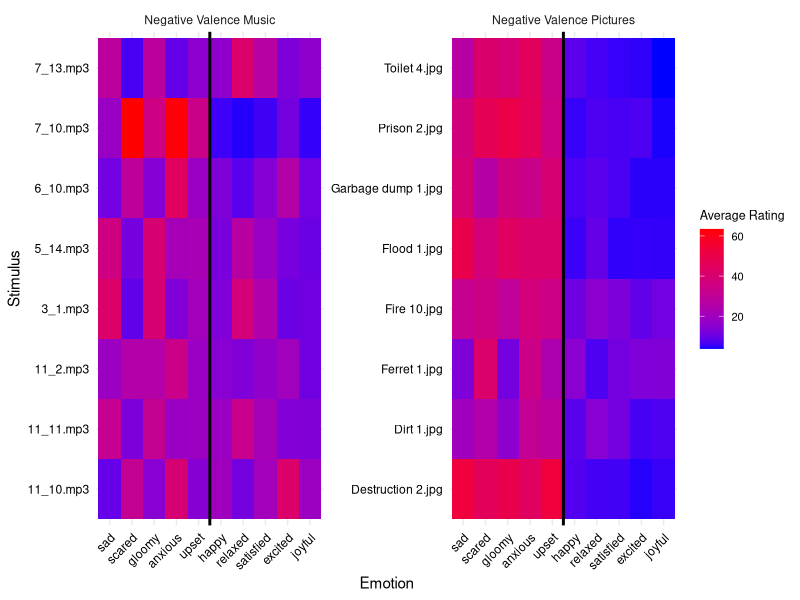
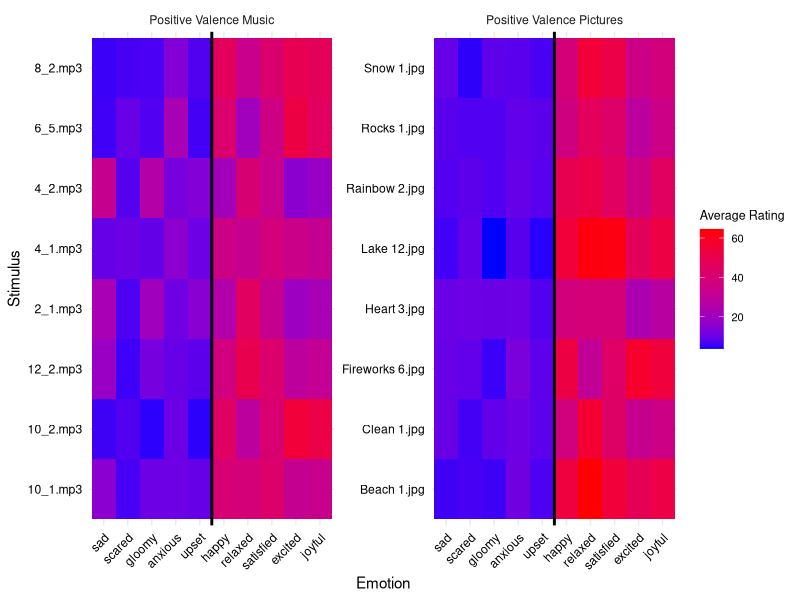
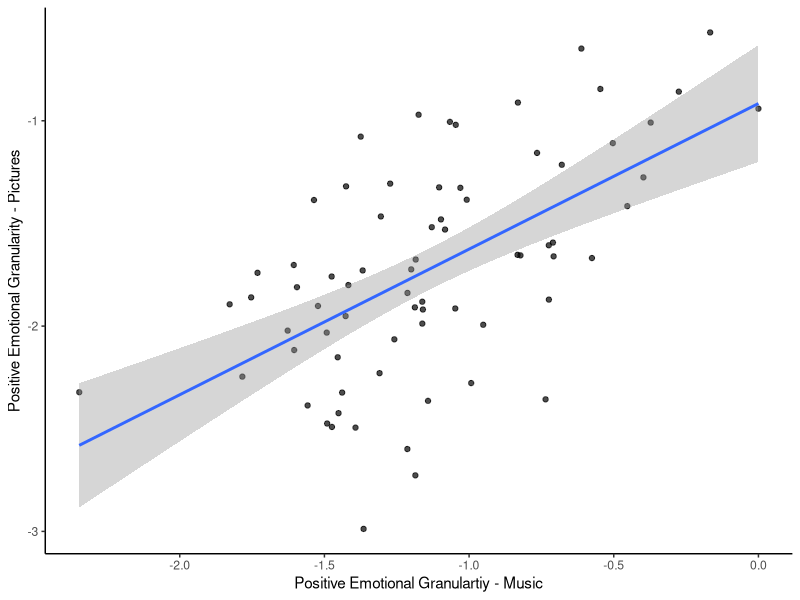
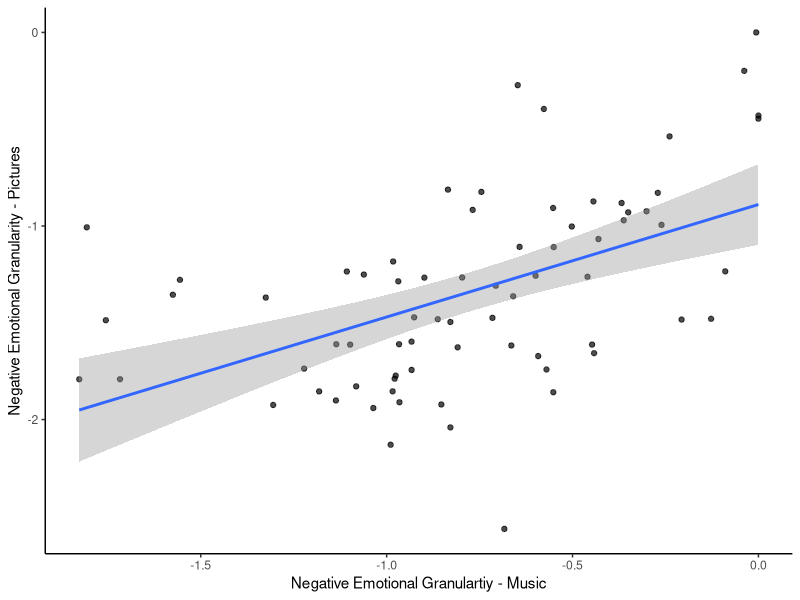
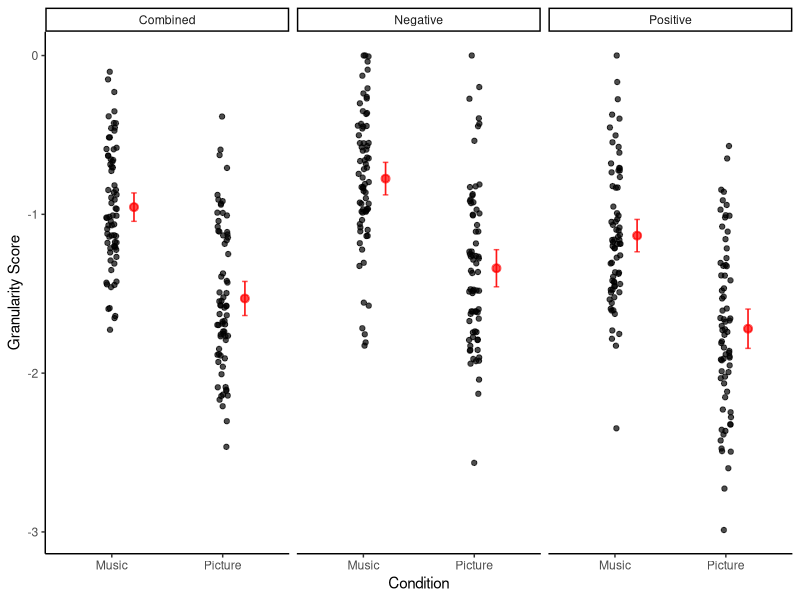
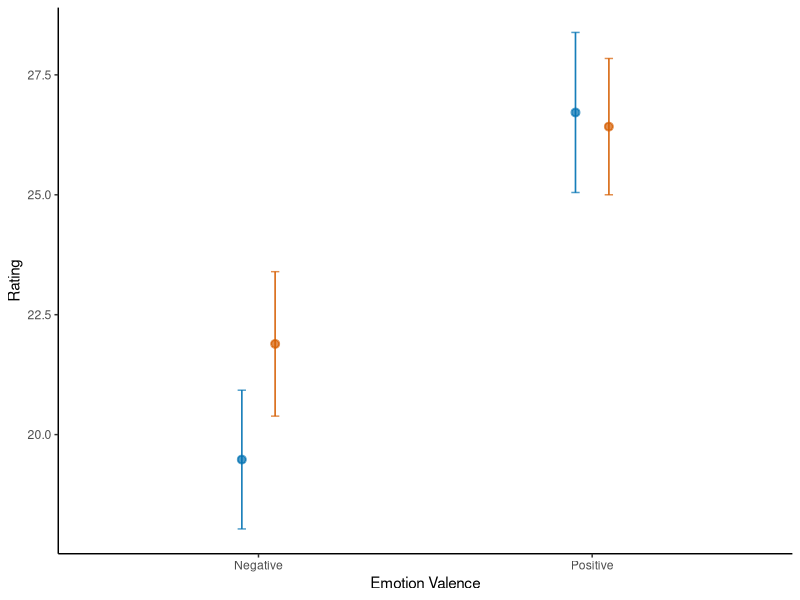
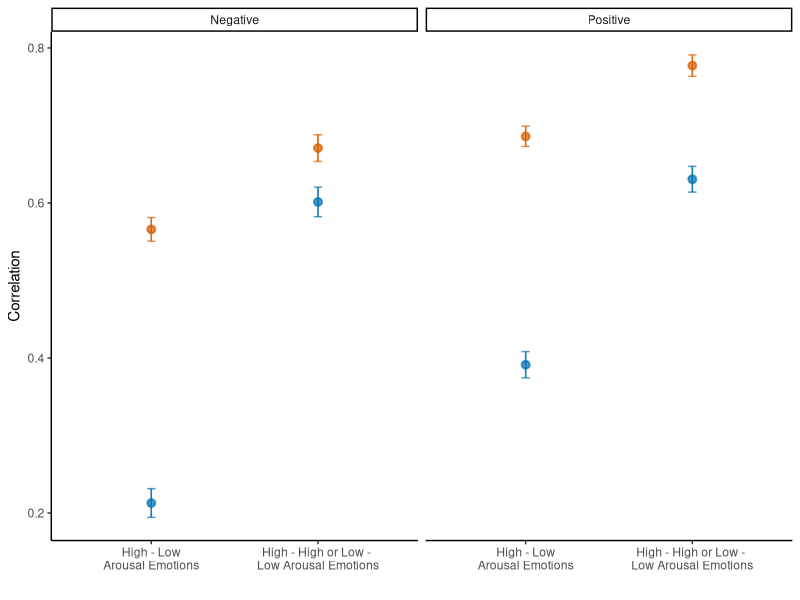
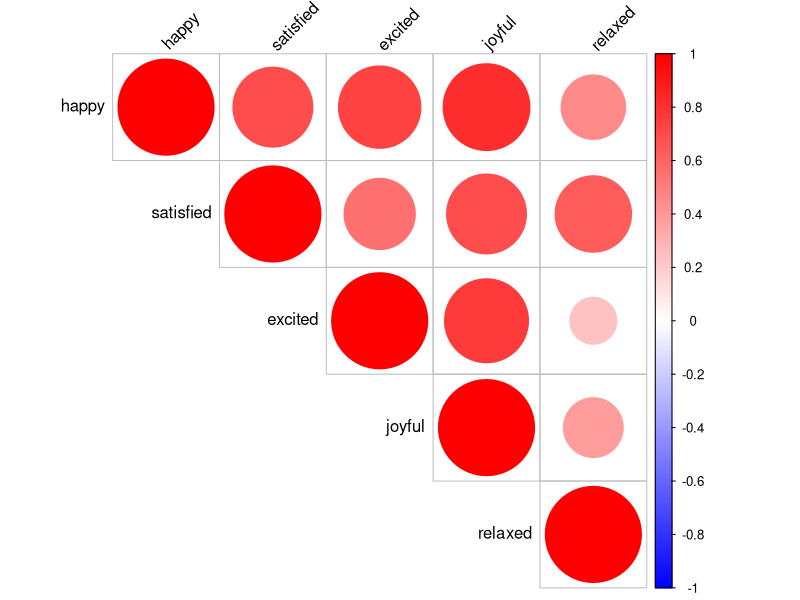

These figures' R source, in order:
## ---- chunk 1
library(lmerTest)
library(tidyverse)
library(corrplot)
## ---- chunk 2
granularity_scores <- read.csv(file='../data/study1_granularityscores.csv')

pos_ratings <- read.csv(file='../data/study1_positiveratings.csv')

neg_ratings <- read.csv(file='../data/study1_negativeratings.csv')
## ---- chunk 3
averages_pos <- pos_ratings %>%
  pivot_longer(happy:relaxed, names_to = "Emotion", values_to = "Response") %>%
  group_by(stim, condition, Emotion) %>%
  summarise(
     `Average Rating` = mean(Response, na.rm = TRUE)
    )

averages_neg <- neg_ratings %>%
  pivot_longer(gloomy:upset, names_to = "Emotion", values_to = "Response") %>%
  group_by(stim, condition,Emotion) %>%
  summarise(
    `Average Rating` = mean(Response, na.rm = TRUE)
    )

# Positive and Negative picture and music lists
pos_pic <- c("Beach 1.jpg", "Fireworks 6.jpg", "Lake 12.jpg", "Rainbow 2.jpg", "Clean 1.jpg", "Heart 3.jpg", "Rocks 1.jpg", "Snow 1.jpg")
neg_pic <- c("Dirt 1.jpg", "Ferret 1.jpg", "Fire 10.jpg", "Flood 1.jpg", "Destruction 2.jpg", "Garbage dump 1.jpg", "Prison 2.jpg", "Toilet 4.jpg")

pos_music <- c("2_1.mp3", "4_1.mp3", "4_2.mp3", "6_5.mp3", "8_2.mp3", "10_1.mp3", "10_2.mp3", "12_2.mp3")
neg_music <- c("3_1.mp3", "5_14.mp3", "6_10.mp3", "7_10.mp3", "7_13.mp3", "11_2.mp3", "11_10.mp3", "11_11.mp3")

# Apply the filter function
# Create a function to filter data by positive or negative images/music
filter_by_type <- function(data, type_list, column_name) {
  data %>%
    filter(!!sym(column_name) %in% type_list)
}
averages_master <- rbind(averages_pos,averages_neg)
pos_pic_data <- filter_by_type(averages_master, pos_pic, "stim")
neg_pic_data <- filter_by_type(averages_master, neg_pic, "stim")

pos_music_data <- filter_by_type(averages_master, pos_music, "stim")
neg_music_data <- filter_by_type(averages_master, neg_music, "stim")

neg_averages <- rbind(neg_pic_data,neg_music_data)

neg_averages$Emotion <- factor(neg_averages$Emotion, levels = c("sad", "scared", "gloomy", "anxious", "upset", "happy", "relaxed", "satisfied", "excited", "joyful"))

neg_averages %>%
  mutate(condition = recode(condition, music = "Negative Valence Music", pic = "Negative Valence Pictures")) %>%
  ggplot(aes(x = Emotion, y = stim, fill = `Average Rating`)) +
    geom_tile() +
    #ggtitle(paste("Average Responses by Emotion and Stimulus for", group_name)) +
    xlab("Emotion") +
    ylab("Stimulus") +
    scale_fill_gradient(low = "blue", high = "red") +  # Adjust color scheme as needed
    theme_minimal() +
    theme(axis.text.x = element_text(angle = 45, hjust = 1, color = "black"), axis.text.y = element_text(color = "black"), plot.background = element_rect(fill = "white", color = NA),  # Set plot background to white
        panel.background = element_rect(fill = "white", color = NA),legend.title = element_text(size = 9), 
               legend.text = element_text(size = 8)) +
  facet_wrap(~condition, scales = "free") +
  geom_vline(xintercept=5.5, color="black", linetype="solid", size=1)

pos_averages <- rbind(pos_pic_data,pos_music_data)

pos_averages$Emotion <- factor(pos_averages$Emotion, levels = c("sad", "scared", "gloomy", "anxious", "upset", "happy", "relaxed", "satisfied", "excited", "joyful"))

pos_averages %>%
  mutate(condition = recode(condition, music = "Positive Valence Music", pic = "Positive Valence Pictures")) %>%
  ggplot(aes(x = Emotion, y = stim, fill = `Average Rating`)) +
    geom_tile() +
    #ggtitle(paste("Average Responses by Emotion and Stimulus for", group_name)) +
    xlab("Emotion") +
    ylab("Stimulus") +
    scale_fill_gradient(low = "blue", high = "red") +  # Adjust color scheme as needed
    theme_minimal() +
    theme(axis.text.x = element_text(angle = 45, hjust = 1, color = "black"), axis.text.y = element_text(color = "black"), plot.background = element_rect(fill = "white", color = NA),  # Set plot background to white
        panel.background = element_rect(fill = "white", color = NA),legend.title = element_text(size = 9), 
               legend.text = element_text(size = 8)) +
  facet_wrap(~condition, scales = "free") +
  geom_vline(xintercept=5.5, color="black", linetype="solid", size=1)
## ---- chunk 4
#pos - music
pos_ratings_music <- pos_ratings %>%
  subset(condition=="music")

# Select only the numeric columns for the correlation matrix
matrix_columns <- pos_ratings_music[c(3:7)]

# Calculate the correlation matrix
correlation_matrix <- cor(matrix_columns, use = "complete.obs")

# Function to compute significance levels
cor.mtest <- function(mat, conf.level = 0.95) {
  mat <- as.matrix(mat)
  n <- ncol(mat)
  p.mat <- matrix(NA, n, n)
  diag(p.mat) <- 0
  for (i in 1:(n - 1)) {
    for (j in (i + 1):n) {
      tmp <- cor.test(mat[, i], mat[, j], conf.level = conf.level)
      p.mat[i, j] <- p.mat[j, i] <- tmp$p.value
    }
  }
  colnames(p.mat) <- rownames(p.mat) <- colnames(mat)
  p.mat
}

# Compute p-values
p_values <- cor.mtest(matrix_columns)

# Specify the folder where you want to save the file
output_folder <- "../results/qualtrics/"

# Combine the folder path with the file name
output_file <- file.path(output_folder, "full_surveys_corrmatrix.png")

# Open a PNG device with the specified file path
png(output_file, width = 800, height = 800)

# Generate the corrplot
corrplot(correlation_matrix, method = "circle", type = "upper", 
         p.mat = p_values, sig.level = 0.05, insig = "blank",
         tl.col = "black", tl.srt = 45, addCoef.col = NULL,
         col = colorRampPalette(c("blue", "white", "red"))(200))

title(main = "", col.main = "black", font.main = 4)

# Close the PNG device
dev.off()

#pos-pics
pos_ratings_pic <- pos_ratings %>%
  subset(condition=="pic")

# Select only the numeric columns for the correlation matrix
matrix_columns <- pos_ratings_pic[c(3:7)]

# Calculate the correlation matrix
correlation_matrix <- cor(matrix_columns, use = "complete.obs")

# Function to compute significance levels
cor.mtest <- function(mat, conf.level = 0.95) {
  mat <- as.matrix(mat)
  n <- ncol(mat)
  p.mat <- matrix(NA, n, n)
  diag(p.mat) <- 0
  for (i in 1:(n - 1)) {
    for (j in (i + 1):n) {
      tmp <- cor.test(mat[, i], mat[, j], conf.level = conf.level)
      p.mat[i, j] <- p.mat[j, i] <- tmp$p.value
    }
  }
  colnames(p.mat) <- rownames(p.mat) <- colnames(mat)
  p.mat
}

# Compute p-values
p_values <- cor.mtest(matrix_columns)

# Specify the folder where you want to save the file
output_folder <- "../results/qualtrics/"

# Combine the folder path with the file name
output_file <- file.path(output_folder, "full_surveys_corrmatrix.png")

# Open a PNG device with the specified file path
png(output_file, width = 800, height = 800)

# Generate the corrplot
corrplot(correlation_matrix, method = "circle", type = "upper", 
         p.mat = p_values, sig.level = 0.05, insig = "blank",
         tl.col = "black", tl.srt = 45, addCoef.col = NULL,
         col = colorRampPalette(c("blue", "white", "red"))(200))

title(main = "", col.main = "black", font.main = 4)

# Close the PNG device
dev.off()

#neg - music
neg_ratings_pic <- neg_ratings %>%
  subset(condition=="pic")

# Select only the numeric columns for the correlation matrix
matrix_columns <- neg_ratings_pic[c(3:7)]

# Calculate the correlation matrix
correlation_matrix <- cor(matrix_columns, use = "complete.obs")

# Function to compute significance levels
cor.mtest <- function(mat, conf.level = 0.95) {
  mat <- as.matrix(mat)
  n <- ncol(mat)
  p.mat <- matrix(NA, n, n)
  diag(p.mat) <- 0
  for (i in 1:(n - 1)) {
    for (j in (i + 1):n) {
      tmp <- cor.test(mat[, i], mat[, j], conf.level = conf.level)
      p.mat[i, j] <- p.mat[j, i] <- tmp$p.value
    }
  }
  colnames(p.mat) <- rownames(p.mat) <- colnames(mat)
  p.mat
}

# Compute p-values
p_values <- cor.mtest(matrix_columns)

# Specify the folder where you want to save the file
output_folder <- "../results/qualtrics/"

# Combine the folder path with the file name
output_file <- file.path(output_folder, "full_surveys_corrmatrix.png")

# Open a PNG device with the specified file path
png(output_file, width = 800, height = 800)

# Generate the corrplot
corrplot(correlation_matrix, method = "circle", type = "upper", 
         p.mat = p_values, sig.level = 0.05, insig = "blank",
         tl.col = "black", tl.srt = 45, addCoef.col = NULL,
         col = colorRampPalette(c("blue", "white", "red"))(200))

title(main = "", col.main = "black", font.main = 4)

# Close the PNG device
dev.off()

#pos-pics
pos_ratings_pic <- pos_ratings %>%
  subset(condition=="pic")

# Select only the numeric columns for the correlation matrix
matrix_columns <- pos_ratings_pic[c(3:7)]

# Calculate the correlation matrix
correlation_matrix <- cor(matrix_columns, use = "complete.obs")

# Function to compute significance levels
cor.mtest <- function(mat, conf.level = 0.95) {
  mat <- as.matrix(mat)
  n <- ncol(mat)
  p.mat <- matrix(NA, n, n)
  diag(p.mat) <- 0
  for (i in 1:(n - 1)) {
    for (j in (i + 1):n) {
      tmp <- cor.test(mat[, i], mat[, j], conf.level = conf.level)
      p.mat[i, j] <- p.mat[j, i] <- tmp$p.value
    }
  }
  colnames(p.mat) <- rownames(p.mat) <- colnames(mat)
  p.mat
}

# Compute p-values
p_values <- cor.mtest(matrix_columns)

# Specify the folder where you want to save the file
output_folder <- "../results/qualtrics/"

# Combine the folder path with the file name
output_file <- file.path(output_folder, "full_surveys_corrmatrix.png")

# Open a PNG device with the specified file path
png(output_file, width = 800, height = 800)

# Generate the corrplot
corrplot(correlation_matrix, method = "circle", type = "upper", 
         p.mat = p_values, sig.level = 0.05, insig = "blank",
         tl.col = "black", tl.srt = 45, addCoef.col = NULL,
         col = colorRampPalette(c("blue", "white", "red"))(200))

title(main = "", col.main = "black", font.main = 4)

# Close the PNG device
dev.off()
## ---- chunk 5
#granularity across pics + music
##positive
cor.test(granularity_scores$posmusicICC, granularity_scores$pospicICC)

##negative
cor.test(granularity_scores$negmusicICC, granularity_scores$negpicICC)

##combined
cor.test(granularity_scores$allmusicICC, granularity_scores$allpicICC)
## ---- chunk 6
#granularity across pics + music
##positive
t.test(granularity_scores$posmusicICC, granularity_scores$pospicICC, paired=TRUE)

##negative
t.test(granularity_scores$negmusicICC, granularity_scores$negpicICC, paired=TRUE)

##combined
t.test(granularity_scores$allmusicICC, granularity_scores$allpicICC, paired=TRUE)
## ---- chunk 7
#gloomy sad scared anxious upset
neg_ratings$average <- (neg_ratings$gloomy + neg_ratings$sad + neg_ratings$scared + neg_ratings$anxious + neg_ratings$gloomy)/5

neg_averages <-
  neg_ratings %>%
  group_by(Participant.Public.ID, condition) %>%
  dplyr::summarize(mean = mean(average))

neg_averages$valence <- "Negative"

m1 <- lmer(data=neg_averages, mean ~ condition + (1|Participant.Public.ID))
summary(m1)

#relaxed, excited, satisfied, happy, joyful
pos_ratings$average <- (pos_ratings$relaxed + pos_ratings$excited + pos_ratings$satisfied + pos_ratings$happy + pos_ratings$joyful)/5

pos_averages <-
  pos_ratings %>%
  group_by(Participant.Public.ID, condition) %>%
  dplyr::summarize(mean = mean(average))

pos_averages$valence <- "Positive"

m1 <- lmer(data=pos_averages, mean ~ condition + (1|Participant.Public.ID))
summary(m1)

averages <- rbind(neg_averages, pos_averages)
## ---- chunk 8
#correlation between ICCs
ggplot(data=granularity_scores, aes(x=posmusicICC, y=pospicICC)) +
  theme_classic()+
  theme(legend.position = "none")+
  geom_point(alpha=0.7) +
  geom_smooth(method="lm") +
  xlab("Positive Emotional Granulartiy - Music") +
  ylab("Positive Emotional Granularity - Pictures")

ggplot(data=granularity_scores, aes(x=negmusicICC, y=negpicICC)) +
  theme_classic()+
  theme(legend.position = "none")+
  geom_point(alpha=0.7) +
  geom_smooth(method="lm") +
  xlab("Negative Emotional Granulartiy - Music") +
  ylab("Negative Emotional Granularity - Pictures")

#Ices differences in ICCs
granularity_scores_long <-
  granularity_scores %>%
  pivot_longer(negmusicICC:allpicICC) 
  
granularity_scores_long$valence <- ifelse(grepl("^neg",granularity_scores_long$name), "Negative", "Positive")
granularity_scores_long$valence <- ifelse(grepl("^all",granularity_scores_long$name), "Combined", granularity_scores_long$valence)
granularity_scores_long$condition <- ifelse(grepl("pic",granularity_scores_long$name), "Picture", "Music")


ggplot(data=granularity_scores_long, aes(x=condition, y=value)) +
  stat_summary(fun.data = 'mean_cl_normal', geom = 'errorbar', width = 0.05, alpha=0.7,position = position_nudge(x = .2, y = 0), color="red") +
  stat_summary(fun.data = 'mean_cl_normal', geom = 'pointrange', alpha=0.7,position = position_nudge(x = .2, y = 0), color="red")+
  theme_classic()+
  theme(legend.position = "none") +
  facet_wrap(~valence,scales = "free_x") +
  geom_jitter(alpha=0.7, width=0.05) +
  #geom_violinhalf(position = position_nudge(x = .2, y = 0))
  xlab("Condition") +
  ylab("Granularity Score")

#magnitude differences in raw ratings (not ICC)
ggplot(data=averages, aes(x=valence, y=mean, color=condition)) +
     stat_summary(fun.data = 'mean_se', geom = 'errorbar', width = 0.05, alpha=0.7,position=position_dodge(width=0.2)) +
  stat_summary(fun.data = 'mean_se', geom = 'pointrange', alpha=0.7,position=position_dodge(width=0.2))+
  theme_classic()+
  theme(legend.position = "none") +
  xlab("Emotion Valence") +
  ylab("Rating") +
  scale_color_manual(values=c("#0072B2", "#D55E00" )) +
  scale_fill_manual(values=c("#0072B2","#D55E00"))
  
## ---- chunk 9
##Pos emotions
#relaxed, excited, satisfied, happy, joyful

#relaxed - excited
relaxed_excited_cor <-
  pos_ratings %>%
  group_by(Participant.Public.ID, condition) %>%
  dplyr::summarize(cor = cor(relaxed, excited))

relaxed_excited_cor_pics <- relaxed_excited_cor %>%
  subset(condition == "pic")

relaxed_excited_cor_music <- relaxed_excited_cor %>%
  subset(condition == "music")

t.test(relaxed_excited_cor_music$cor, relaxed_excited_cor_pics$cor, paired=TRUE)

#relaxed - satisfied
relaxed_satisfied_cor <-
  pos_ratings %>%
  group_by(Participant.Public.ID, condition) %>%
  dplyr::summarize(cor = cor(relaxed, satisfied))

relaxed_satisfied_cor_pics <- relaxed_satisfied_cor %>%
  subset(condition == "pic")

relaxed_satisfied_cor_music <- relaxed_satisfied_cor %>%
  subset(condition == "music")

t.test(relaxed_satisfied_cor_music$cor, relaxed_satisfied_cor_pics$cor, paired=TRUE)

#relaxed - happy
relaxed_happy_cor <-
  pos_ratings %>%
  group_by(Participant.Public.ID, condition) %>%
  dplyr::summarize(cor = cor(relaxed, happy))

relaxed_happy_cor_pics <- relaxed_happy_cor %>%
  subset(condition == "pic")

relaxed_happy_cor_music <- relaxed_happy_cor %>%
  subset(condition == "music")

t.test(relaxed_happy_cor_music$cor, relaxed_happy_cor_pics$cor, paired=TRUE)

#relaxed - joyful
relaxed_joyful_cor <-
  pos_ratings %>%
  group_by(Participant.Public.ID, condition) %>%
  dplyr::summarize(cor = cor(relaxed, joyful))

relaxed_joyful_cor_pics <- relaxed_joyful_cor %>%
  subset(condition == "pic")

relaxed_joyful_cor_music <- relaxed_joyful_cor %>%
  subset(condition == "music")

t.test(relaxed_joyful_cor_music$cor, relaxed_joyful_cor_pics$cor, paired=TRUE)

#excited - satisfied
excited_satisfied_cor <-
  pos_ratings %>%
  group_by(Participant.Public.ID, condition) %>%
  dplyr::summarize(cor = cor(excited, satisfied))

excited_satisfied_cor_pics <- excited_satisfied_cor %>%
  subset(condition == "pic")

excited_satisfied_cor_music <- excited_satisfied_cor %>%
  subset(condition == "music")

t.test(excited_satisfied_cor_music$cor, excited_satisfied_cor_pics$cor, paired=TRUE)

#excited - happy
excited_happy_cor <-
  pos_ratings %>%
  group_by(Participant.Public.ID, condition) %>%
  dplyr::summarize(cor = cor(excited, happy))

excited_happy_cor_pics <- excited_happy_cor %>%
  subset(condition == "pic")

excited_happy_cor_music <- excited_happy_cor %>%
  subset(condition == "music")

t.test(excited_happy_cor_music$cor, excited_happy_cor_pics$cor, paired=TRUE)

#excited - joyful
excited_joyful_cor <-
  pos_ratings %>%
  group_by(Participant.Public.ID, condition) %>%
  dplyr::summarize(cor = cor(excited, joyful))

excited_joyful_cor_pics <- excited_joyful_cor %>%
  subset(condition == "pic")

excited_joyful_cor_music <- excited_joyful_cor %>%
  subset(condition == "music")

t.test(excited_joyful_cor_music$cor, excited_joyful_cor_pics$cor, paired=TRUE)

#satisfied - happy
satisfied_happy_cor <-
  pos_ratings %>%
  group_by(Participant.Public.ID, condition) %>%
  dplyr::summarize(cor = cor(satisfied, happy))

satisfied_happy_cor_pics <- satisfied_happy_cor %>%
  subset(condition == "pic")

satisfied_happy_cor_music <- satisfied_happy_cor %>%
  subset(condition == "music")

t.test(satisfied_happy_cor_music$cor, satisfied_happy_cor_pics$cor, paired=TRUE)

#satisfied - joyful
satisfied_joyful_cor <-
  pos_ratings %>%
  group_by(Participant.Public.ID, condition) %>%
  dplyr::summarize(cor = cor(satisfied, joyful))

satisfied_joyful_cor_pics <- satisfied_joyful_cor %>%
  subset(condition == "pic")

satisfied_joyful_cor_music <- satisfied_joyful_cor %>%
  subset(condition == "music")

t.test(satisfied_joyful_cor_music$cor, satisfied_joyful_cor_pics$cor, paired=TRUE)

#joyful - happy
joyful_happy_cor <-
  pos_ratings %>%
  group_by(Participant.Public.ID, condition) %>%
  dplyr::summarize(cor = cor(joyful, happy))

joyful_happy_cor_pics <- joyful_happy_cor %>%
  subset(condition == "pic")

joyful_happy_cor_music <- joyful_happy_cor %>%
  subset(condition == "music")

t.test(joyful_happy_cor_music$cor, joyful_happy_cor_pics$cor, paired=TRUE)

#neg emotions
#gloomy sad scared anxious upset
#gloomy - sad
gloomy_sad_cor <-
  neg_ratings %>%
  group_by(Participant.Public.ID, condition) %>%
  dplyr::summarize(cor = cor(gloomy, sad))

gloomy_sad_cor_pics <- gloomy_sad_cor %>%
  subset(condition == "pic")

gloomy_sad_cor_music <- gloomy_sad_cor %>%
  subset(condition == "music")

t.test(gloomy_sad_cor_music$cor, gloomy_sad_cor_pics$cor, paired=TRUE)

#gloomy - scared
gloomy_scared_cor <-
  neg_ratings %>%
  group_by(Participant.Public.ID, condition) %>%
  dplyr::summarize(cor = cor(gloomy, scared))

gloomy_scared_cor_pics <- gloomy_scared_cor %>%
  subset(condition == "pic")

gloomy_scared_cor_music <- gloomy_scared_cor %>%
  subset(condition == "music")

t.test(gloomy_scared_cor_music$cor, gloomy_scared_cor_pics$cor, paired=TRUE)

#gloomy - anxious
gloomy_anxious_cor <-
  neg_ratings %>%
  group_by(Participant.Public.ID, condition) %>%
  dplyr::summarize(cor = cor(gloomy, anxious))

gloomy_anxious_cor_pics <- gloomy_anxious_cor %>%
  subset(condition == "pic")

gloomy_anxious_cor_music <- gloomy_anxious_cor %>%
  subset(condition == "music")

t.test(gloomy_anxious_cor_music$cor, gloomy_anxious_cor_pics$cor, paired=TRUE)

#gloomy - upset
gloomy_upset_cor <-
  neg_ratings %>%
  group_by(Participant.Public.ID, condition) %>%
  dplyr::summarize(cor = cor(gloomy, upset))

gloomy_upset_cor_pics <- gloomy_upset_cor %>%
  subset(condition == "pic")

gloomy_upset_cor_music <- gloomy_upset_cor %>%
  subset(condition == "music")

t.test(gloomy_upset_cor_music$cor, gloomy_upset_cor_pics$cor, paired=TRUE)

#sad - scared
sad_scared_cor <-
  neg_ratings %>%
  group_by(Participant.Public.ID, condition) %>%
  dplyr::summarize(cor = cor(sad, scared))

sad_scared_cor_pics <- sad_scared_cor %>%
  subset(condition == "pic")

sad_scared_cor_music <- sad_scared_cor %>%
  subset(condition == "music")

t.test(sad_scared_cor_music$cor, sad_scared_cor_pics$cor, paired=TRUE)

#sad - anxious
sad_anxious_cor <-
  neg_ratings %>%
  group_by(Participant.Public.ID, condition) %>%
  dplyr::summarize(cor = cor(sad, anxious))

sad_anxious_cor_pics <- sad_anxious_cor %>%
  subset(condition == "pic")

sad_anxious_cor_music <- sad_anxious_cor %>%
  subset(condition == "music")

t.test(sad_anxious_cor_music$cor, sad_anxious_cor_pics$cor, paired=TRUE)

#sad - upset
sad_upset_cor <-
  neg_ratings %>%
  group_by(Participant.Public.ID, condition) %>%
  dplyr::summarize(cor = cor(sad, upset))

sad_upset_cor_pics <- sad_upset_cor %>%
  subset(condition == "pic")

sad_upset_cor_music <- sad_upset_cor %>%
  subset(condition == "music")

t.test(sad_upset_cor_music$cor, sad_upset_cor_pics$cor, paired=TRUE)

#scared - anxious
scared_anxious_cor <-
  neg_ratings %>%
  group_by(Participant.Public.ID, condition) %>%
  dplyr::summarize(cor = cor(scared, anxious))

scared_anxious_cor_pics <- scared_anxious_cor %>%
  subset(condition == "pic")

scared_anxious_cor_music <- scared_anxious_cor %>%
  subset(condition == "music")

t.test(scared_anxious_cor_music$cor, scared_anxious_cor_pics$cor, paired=TRUE)

#scared - upset
scared_upset_cor <-
  neg_ratings %>%
  group_by(Participant.Public.ID, condition) %>%
  dplyr::summarize(cor = cor(scared, upset))

scared_upset_cor_pics <- scared_upset_cor %>%
  subset(condition == "pic")

scared_upset_cor_music <- scared_upset_cor %>%
  subset(condition == "music")

t.test(scared_upset_cor_music$cor, scared_upset_cor_pics$cor, paired=TRUE)

#upset - anxious
upset_anxious_cor <-
  neg_ratings %>%
  group_by(Participant.Public.ID, condition) %>%
  dplyr::summarize(cor = cor(upset, anxious))

upset_anxious_cor_pics <- upset_anxious_cor %>%
  subset(condition == "pic")

upset_anxious_cor_music <- upset_anxious_cor %>%
  subset(condition == "music")

t.test(upset_anxious_cor_music$cor, upset_anxious_cor_pics$cor, paired=TRUE)
## ---- chunk 10
##Pos emotions
#relaxed (low), excited (high), satisfied (low), happy (high), joyful (high)
relaxed_excited_cor$arousal_dif <- "different"
relaxed_satisfied_cor$arousal_dif <- "same"
relaxed_happy_cor$arousal_dif <- "different"
relaxed_joyful_cor$arousal_dif <- "different"
excited_satisfied_cor$arousal_dif <- "different"
excited_happy_cor$arousal_dif <- "same"
excited_joyful_cor$arousal_dif <- "same"
satisfied_happy_cor$arousal_dif <- "different"
satisfied_joyful_cor$arousal_dif <- "different"
joyful_happy_cor$arousal_dif <- "same"

master <- rbind(relaxed_excited_cor, relaxed_satisfied_cor, relaxed_happy_cor, 
                relaxed_joyful_cor,excited_satisfied_cor,excited_happy_cor,
                excited_joyful_cor,satisfied_happy_cor,satisfied_joyful_cor,
                joyful_happy_cor)
master$condition <- as.factor(master$condition)
contrasts(master$condition) <- c(-0.5,0.5)
master$arousal_dif <- as.factor(master$arousal_dif)
contrasts(master$arousal_dif) <- c(-0.5,0.5)

test <- lmer(data=master, scale(cor) ~ condition*arousal_dif + (condition*arousal_dif|Participant.Public.ID))
summary(test)

##Neg emotions
gloomy_sad_cor$arousal_dif <- "same"
gloomy_scared_cor$arousal_dif <- "different"
gloomy_anxious_cor$arousal_dif <- "different"
gloomy_upset_cor$arousal_dif <- "different"
sad_anxious_cor$arousal_dif <- "different"
sad_upset_cor$arousal_dif <- "different"
scared_anxious_cor$arousal_dif <- "same"
scared_upset_cor$arousal_dif <- "same"
upset_anxious_cor$arousal_dif <- "same"
sad_scared_cor$arousal_dif <- "different"

master_neg <- rbind(gloomy_sad_cor, gloomy_scared_cor, gloomy_anxious_cor, 
                gloomy_upset_cor,sad_anxious_cor,sad_upset_cor,
                scared_upset_cor,scared_anxious_cor,scared_anxious_cor,
                sad_scared_cor)
master_neg$condition <- as.factor(master_neg$condition)
contrasts(master_neg$condition) <- c(-0.5,0.5)
master_neg$arousal_dif <- as.factor(master_neg$arousal_dif)
contrasts(master_neg$arousal_dif) <- c(-0.5,0.5)

test <- lmer(data=master_neg, scale(cor) ~ condition*arousal_dif + (condition*arousal_dif|Participant.Public.ID))
summary(test)

master$valence <- "Positive"
master_neg$valence <- "Negative"

master_posneg <- rbind(master,master_neg)
## ---- chunk 11
master_posneg %>%
  mutate(arousal_dif = recode(arousal_dif, "different" = "High - Low\nArousal Emotions", "same" = "High - High or Low - \nLow Arousal Emotions")) %>%
  ggplot(aes(x=arousal_dif, y=cor, color=condition)) +
   stat_summary(fun.data = 'mean_se', geom = 'errorbar', width = 0.05, alpha=0.7) +
  stat_summary(fun.data = 'mean_se', geom = 'pointrange', alpha=0.7)+
  theme_classic() +
  theme(legend.position = "none") +
  facet_grid(~valence)+
  xlab("") +
  ylab("Correlation")  +
  scale_color_manual(values=c("#0072B2", "#D55E00" )) +
  scale_fill_manual(values=c("#0072B2","#D55E00"))
